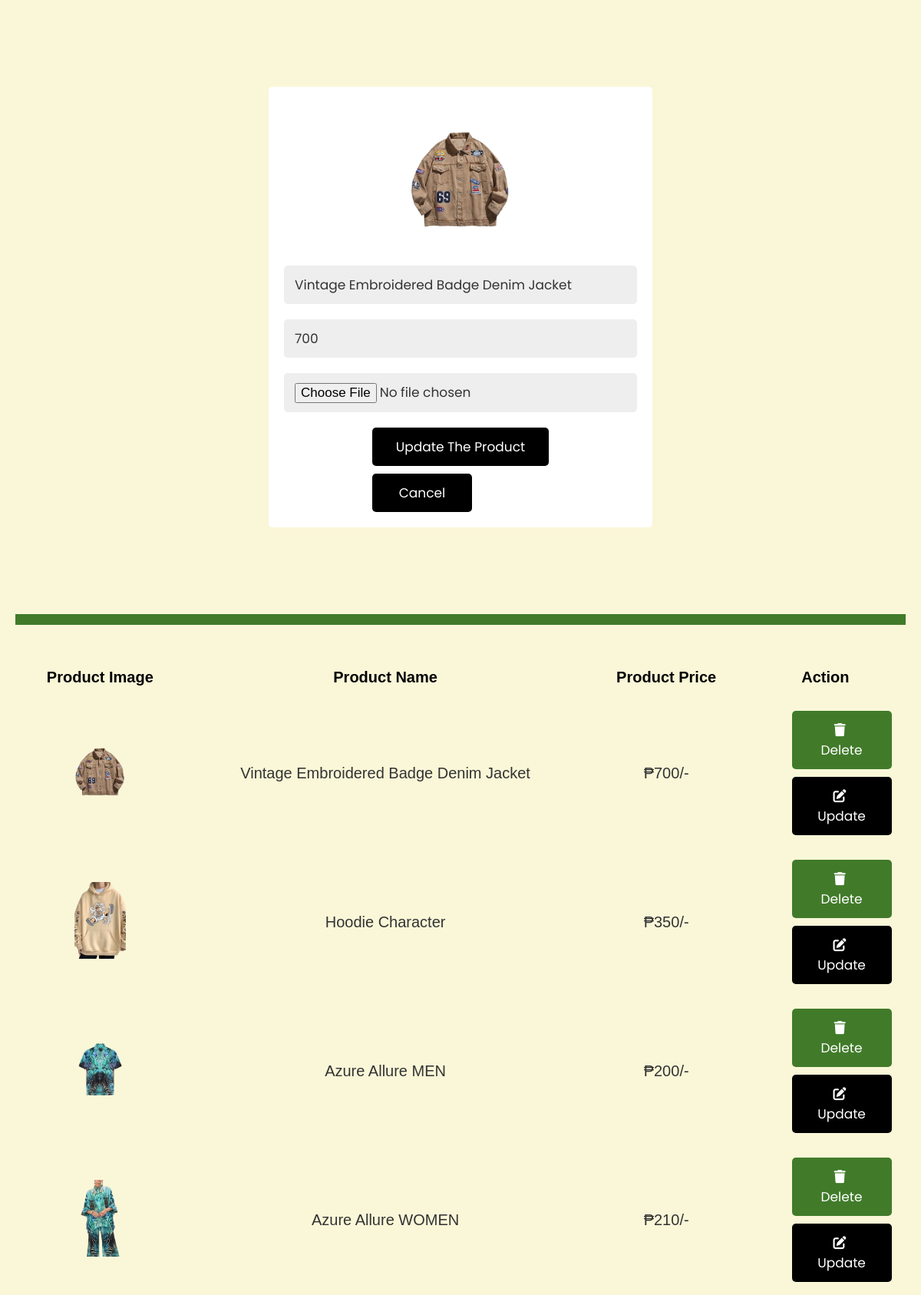
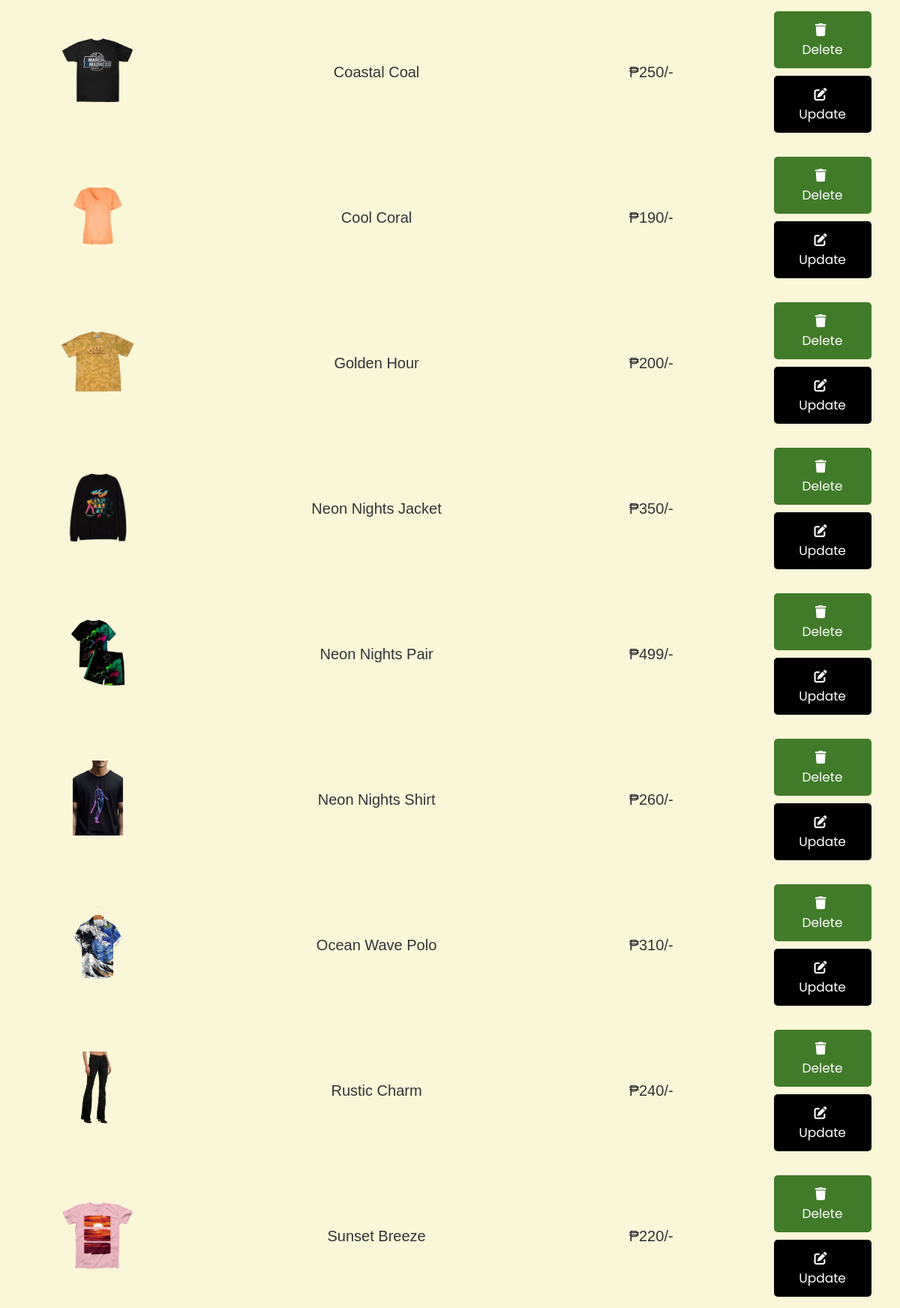
The app's page /admin.php?edit=9 (upper part) with its own data (2 pictures, top to bottom).
### tables this page shows
CREATE TABLE `products` (
  `id` int(255) NOT NULL,
  `name` varchar(255) NOT NULL,
  `price` varchar(255) NOT NULL,
  `image` varchar(255) NOT NULL
);

### admin.php (the view, shortened to what this page needs)
<?php
@include 'config.php';
?>
<!DOCTYPE html>
<html lang="en">
<head>
   <link rel="stylesheet" href="https://cdnjs.cloudflare.com/ajax/libs/font-awesome/6.0.0/css/all.min.css">
   <link rel="stylesheet" href="css/style.css">
</head>
<body>
<header class="header">
   <div class="flex">
      <nav class="navbar">
         <h1>Classica Apparel</h1>
         <a href="login.php" onclick="return confirmLogout()">Logout</a>
      </nav>
   </div>
</header>
<div class="container">
<section>
<div class="admintext">
   <h2>ADMIN</h2>
</div>
<form action="" method="post" class="add-product-form" enctype="multipart/form-data">
   <h3>add a new product</h3>
</form>
</section>
<section class="display-product-table">
   <table>
      <thead>
         <th>product image</th>
         <th>product name</th>
         <th>product price</th>
         <th>action</th>
      </thead>
      <tbody>
         <?php
            $select_products = mysqli_query($conn, "SELECT * FROM `products`");
            if(mysqli_num_rows($select_products) > 0){
               while($row = mysqli_fetch_assoc($select_products)){
         ?>
         <tr>
            <td><img src="uploaded_img/<?php echo $row['image']; ?>" height="100" alt=""></td>
            <td><?php echo $row['name']; ?></td>
            <td>₱<?php echo $row['price']; ?>/-</td>
            <td>
               <a href="admin.php?delete=<?php echo $row['id']; ?>" class="delete-btn" onclick="return confirm('are your sure you want to delete this?');"> <i class="fas fa-trash"></i> delete </a>
               <a href="admin.php?edit=<?php echo $row['id']; ?>" class="option-btn"> <i class="fas fa-edit"></i> update </a>
            </td>
         </tr>
         <?php
            };
            }else{
               echo "<div class='empty'>no product added</div>";
            };
         ?>
      </tbody>
   </table>
</section>
<section class="edit-form-container">
   <?php
   if(isset($_GET['edit'])){
      $edit_id = $_GET['edit'];
      $edit_query = mysqli_query($conn, "SELECT * FROM `products` WHERE id = $edit_id");
      if(mysqli_num_rows($edit_query) > 0){
         while($fetch_edit = mysqli_fetch_assoc($edit_query)){
   ?>
   <form action="" method="post" enctype="multipart/form-data">
      <img src="uploaded_img/<?php echo $fetch_edit['image']; ?>" height="200" alt="">
      <input type="text" class="box" required name="update_p_name" value="<?php echo $fetch_edit['name']; ?>">
      <input type="number" min="0" class="box" required name="update_p_price" value="<?php echo $fetch_edit['price']; ?>">
      <input type="file" class="box" required name="update_p_image" accept="image/png, image/jpg, image/jpeg">
      <input type="submit" value="update the product" name="update_product" class="btn">
      <input type="reset" value="cancel" id="close-edit" class="option-btn">
   </form>
   <?php
            };
         };
      };
   ?>
</section>
</div>
</body>
</html>

### css/style.css (style rules this page uses)
:root { --blue:#2980b9; --red:tomato; --orange:orange; --black:#333; --blacker:#000000; --white:#fff; --green:#417B2A; --not_white: #FAF7D8; --dirty-white:#e8e5c7; --bg-color:#eee; --dark-bg:rgba(0,0,0,.7); --box-shadow:0 .5rem 1rem rgba(0,0,0,.1); --border:.1rem solid #fff; }
* { font-family: 'Poppins', sans-serif; margin:0; padding:0; box-sizing: border-box; outline: none; border:none; text-decoration: none; text-transform: capitalize; }
html, body { font-size: 62.5%; overflow-x: hidden; margin: 0; padding: 0; width: 100%; height: 100%; background-color: var(--not_white); }
.container { max-width: 1200px; margin:0 auto; }
section { padding:2rem; }
.btn, .option-btn, .delete-btn, .clear-btn { display: block; width: 100%; text-align: center; background-color: #000000; color:var(--white); font-size: 1.7rem; padding:1.2rem 3rem; border-radius: .5rem; cursor: pointer; margin-top: 1rem; margin-left: 25%; width: 50%; }
.option-btn i, .delete-btn i { padding-right: .5rem; }
.option-btn { background-color: #000000; width: 13rem; }
.delete-btn { width: 13rem; margin-top: 0; background-color: #417B2A; }
.header { background-color: #417B2A; position: sticky; top:0; left:0; z-index: 1000; margin: 0 auto; max-height: 1000px; }
.header .flex { display: flex; align-items: center; justify-content: space-between; padding:1.5rem 2rem; max-width: 1200px; margin:0 auto; margin-top: 3rem; }
.header .flex .navbar { display:flex; align-items: center; justify-content: flex-end; white-space: nowrap; margin-top:3rem; }
.header .flex .navbar a { margin-right: 4rem; font-size: 3rem; font-family: sans-serif; color:#000000; margin-bottom: 2rem; }
header .flex .navbar h1 { margin-right: 6rem; margin-left: 6rem; font-size: 3.7rem; margin-top: -2rem; color:#000000; justify-self: flex-start; }
.admintext { color: var(--blacker); margin: 0; font-size: 2rem; text-align: center; padding: 5rem; }
.add-product-form { width: 100%; background-color: #417B2A; padding:2rem; margin:0 auto; }
.add-product-form h3 { font-size: 2.5rem; margin-bottom: 1rem; color:var(--white); text-transform: uppercase; font-weight:normal; text-align: center; margin-top: 6rem; }
.display-product-table table { width: 100%; text-align: center; }
.display-product-table table thead th { padding:1.5rem; font-size: 2rem; font-family: sans-serif; background-color: #FAF7D8; color:#000000; }
.display-product-table table td { padding:1.5rem; font-size: 2rem; font-family: sans-serif; color:var(--black); }
.display-product-table table td:first-child { padding:0; background-color: #FAF7D8; }
.display-product-table table tr:nth-child(even) { background-color: #FAF7D8; }
.edit-form-container { position: fixed; top: 0; left: 0; z-index: 1100; padding: 2rem; display: none; align-items: center; justify-content: center; min-height: 100vh; width: 100%; background-color: var(--not_white); }
.edit-form-container form { width: 50rem; border-radius: .5rem; background-color: var(--white); text-align: center; padding:2rem; }
.edit-form-container form .box { width: 100%; background-color: var(--bg-color); border-radius: .5rem; margin:1rem 0; font-size: 1.7rem; color:var(--black); padding:1.2rem 1.4rem; text-transform: none; }

### records on screen
products: image (picture), name "Vintage Embroidered Badge Denim Jacket", price "700", update_p_name "Vintage Embroidered Badge Denim Jacket", update_p_price "700"
products: image (picture), name "Hoodie Character", price "350"
products: image (picture), name "Azure Allure MEN", price "200"
products: image (picture), name "Azure Allure WOMEN", price "210"
products: image (picture), name "Coastal Coal", price "250"
products: image (picture), name "Cool Coral", price "190"
products: image (picture), name "Golden Hour", price "200"
products: image (picture), name "Neon Nights Jacket", price "350"
products: image (picture), name "Neon Nights Pair", price "499"
products: image (picture), name "Neon Nights Shirt", price "260"
products: image (picture), name "Ocean Wave Polo", price "310"
products: image (picture), name "Rustic Charm", price "240"
products: image (picture), name "Sunset Breeze", price "220"
